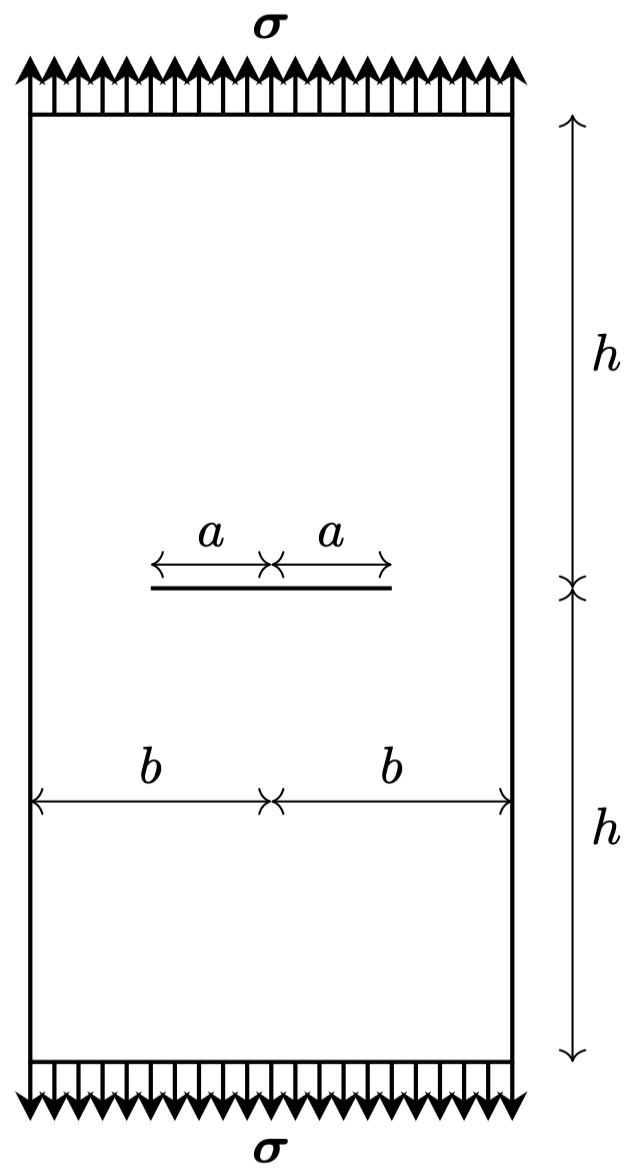
#> input picture examples/LEFM/images/central_cracked.png, 636 x 1172 px
$ python plot_central_cracked.py
#> lines starting #> are read from the running program, lines starting #| are printed output that depends on the picture
r"""
.. _ref_lefm_center_cracked:

LEFM: Center-Cracked Specimen
-----------------------------

This script analyzes a center-cracked test specimen using Linear Elastic Fracture Mechanics (LEFM) theory. It performs:

1. Calculation of the stress intensity factor ($K_I$) based on specimen geometry and material properties.
2. Evaluation of the critical force ($P_c$) as functions of crack length ($a$).
3. Numerical integration of compliance (C) and energy release rate (G) for the specimen.

The script applies Tada's formula :footcite:t:`lefm_Tada`, :footcite:t:`lefm_anderson` for the geometric correction factor and computes compliance using numerical integration.

.. footbibliography::

"""

###############################################################################
# Import necessary libraries
# --------------------------
import numpy as np
import matplotlib.pyplot as plt
import matplotlib.image as mpimg
import os
import shutil
import sys


sys.path.insert(0, os.path.abspath('../../'))
plt.style.use('../../graph.mplstyle')
import plot_config as pcfg


img = mpimg.imread('images/central_cracked.png')  # or .jpg, .tif, etc.
#> img is the input picture: shape (1172, 636, 4) float32; mean R, G, B, A 0.948, 0.948, 0.948, 1
plt.imshow(img)
plt.axis('off')

# [6 lines of commented-out code are left out]
color_main = pcfg.color_blue
color_secondary = pcfg.color_orangered
color_tertiary = pcfg.color_gold
color_quaternary = pcfg.color_green
color_analytical = pcfg.color_black


###############################################################################
# Parameters definition
# ---------------------
# Define material and specimen parameters
E  = 210  # Young's modulus (kN/mm^2)
nu = 0.3  # Poisson's ratio (-)
Gc = 0.0027  # Critical strain energy release rate (kN/mm)
Cparis = 10e-9  # Paris' Law constant C
m = 2.5          # Paris' Law exponent m
Ep = E / (1.0 - nu**2) # Plane strain modulus (kN/mm^2)


# %%
# Define specimen geometry
h = 3.0  # Half height (mm)
b = 1.0  # Half of the specimen width (mm)
B = 1.0  # Specimen thickness (mm)

# %%
# Crack length range and increment
a0 = 0.01  # Initial crack length (mm)
af = 0.99  # Final crack length (mm)
da = 0.0001  # Crack increment (mm)
a = np.arange(a0, af, da)  # Array of crack lengths


###############################################################################
# Define Tada's formula for the geometric correction factor
# ---------------------------------------------------------
# .. math::
#   f(a/b)= \sqrt{\frac{\pi a}{4 b} sec\left(\frac{\pi a}{2 b}\right)} \ \left[ 1.0 - 0.025\left(\frac{a}{b}\right)^2 + 0.06\left(\frac{a}{b}\right)^4 \right]
#
def geometry_factor(a, b):
    r"""
    Tada's formula for the geometric correction factor:
    f(a/b)= \sqrt{\frac{\pi a}{4 b} sec\left(\frac{\pi a}{2 b}\right)} \ \left[ 1.0 - 0.025\left(\frac{a}{b}\right)^2 + 0.06\left(\frac{a}{b}\right)^4 \right]

    - Accurate to within 0.1% for any a/b
    - Modification of Feddersen's formula (Tada 1973)
    """
    a_b = a / b
    a_b2 = a_b**2
    c1 = 1.0 - 0.025 * a_b2 + 0.06 * a_b2**2  # Polynomial term
    c2 = np.sqrt(1 / np.cos(np.pi / 2 * a_b)) # Secant term
    c3 = np.sqrt(np.pi * a / (4.0 * b))
    f_a_b = c1 * c2 * c3
    return f_a_b

# Calculate the geometric correction factor for all crack lengths
f_geometric = geometry_factor(a, b)

###############################################################################
# Calculate critical force
# ------------------------
# Critical force ($P_c$) based on LEFM
P_c = B * np.sqrt(b) * np.sqrt(Ep * Gc) / f_geometric


###############################################################################
# Compliance and stiffness calculations
# -------------------------------------
# Compliance (C) and stiffness (K) are calculated using numerical integration.
# The compliance of the specimen witout crack is given by:
C0 = h / (Ep * b)  # Compliance of specimen without crack


# Define integration function using trapezoidal or Simpson's rule
from scipy.integrate import cumulative_trapezoid, cumulative_simpson

# Calculate compliance (C) and stiffness (K)
alpha = 2.0 # the crack propagates in both directions (2a)
C = C0/B * (1 + B / C0 * alpha*2.0 / (Ep * B * b) * cumulative_trapezoid(f_geometric**2, a, initial=0))  # Compliance
K = 1.0 / C  # Stiffness

###############################################################################
# Plot: Stiffness ($K$) vs. crack length ($a$)
# --------------------------------------------
fig, ax1 = plt.subplots()

ax1.plot(a, K, color=color_analytical, linestyle='-')  # Plot K vs. a

ax1.set_xlabel(pcfg.crack_length_label)  # Label for crack length
ax1.set_ylabel(pcfg.stiffness_label)  # Label for stiffness
ax1.legend()

###############################################################################
# Plot: Compliance ($C$) vs. crack length ($a$)
# --------------------------------------------
fig, ax1 = plt.subplots()

ax1.plot(a, C, color=color_analytical, linestyle='-')

ax1.set_xlabel(pcfg.crack_length_label)
ax1.set_ylabel(pcfg.compliance_label)
ax1.legend()


###############################################################################
# dC/da term
# ----------
# This term is calculated as the derivative of compliance with respect to crack length
# note that the crack prpagates symetrically to the right and the left, so we use $2a$ for the derivative.
dCda_numerical = np.gradient(C, 2*a)

# %%
# Also is possible to obtain the relation directly by the following formula
dCda = 2*B*Gc / P_c**2

# Simple test to verify that the numerical and analytical dC/da are close
try:
    # Use a relative tolerance of 5% because numerical differentiation can
    # have inaccuracies.
    np.testing.assert_allclose(dCda_numerical, dCda, rtol=1e-2)
    print("Validation successful: Numerical dC/da matches analytical dC/da"
          " within tolerance.")
except AssertionError as e:
    print("Validation failed: Numerical and analytical dC/da do not match."
          f"\n{e}")


fig, ax1 = plt.subplots()
ax1.plot(a, dCda, color=color_analytical, linestyle='-', label='Analytical')  # Plot analytical dC/da
ax1.plot(a, dCda_numerical, color=color_quaternary, linestyle='--', label='Numerical')  # Plot numerical dC/da
ax1.grid(color='k', linestyle='-', linewidth=0.3)

ax1.set_xlabel(pcfg.crack_length_label)  # Label for crack length
ax1.set_ylabel(pcfg.dCda_label)
ax1.legend()


###############################################################################
# Plot: Critical force ($P_c$) vs. crack length ($a$)
# ---------------------------------------------------
fig, ax1 = plt.subplots()

ax1.plot(a, P_c, color=color_analytical, linestyle='-', linewidth=2.0)  # Plot P_c vs. a
ax1.plot(a, np.sqrt(2.0 *B* Gc / dCda), color=color_quaternary, linestyle='--', label='dCda')
ax1.set_xlabel(pcfg.crack_length_label)  # Label for crack length
ax1.set_ylabel(pcfg.critical_force_label)  # Label for critical force
ax1.legend()


###############################################################################
# Save results to file
# --------------------
# results = np.column_stack((a, P_c, C, dCda))
# header = "a\tPc\tC\tdCda"
# np.savetxt(os.path.join(results_folder, "center_cracked.lefm"),
#            results, fmt="%.6e", delimiter="\t", header=header, comments="")


###############################################################################
# Specific curves
# ---------------
def get_u_P(ap0, a, P_c, C, Gc=Gc):
    index_ap0 = np.argmin(np.abs(a - ap0))
    P_c_a0 = P_c[index_ap0]
    u_c_a0 = P_c_a0 * C[index_ap0]

    u = P_c[index_ap0:] * C[index_ap0:]
    P = P_c[index_ap0:]
    a = a[index_ap0:]

    u0 = np.linspace(0, u[0], 1000)
    u = np.concatenate((u0, u))
    P = np.concatenate((u0 / C[index_ap0], P))
    a = np.concatenate((u0 * 0 + a[0], a))
    W = Gc * (a - ap0)
    C = u / P
    E = P**2 * C / 2
    # E = P*u / 2
    return u, P, a, W, E, u_c_a0, P_c_a0

# %
# Define specific crack length points for the analysis
ap0_points = np.array([0.3, 0.5, 0.7])  # Specific crack length points
ap0_colors = np.array(["red", "blue", "green"])  # Colors for these points in plots
ap0_style = ["-", "--", "--"]  # Line styles for these points
ap0_label = np.array([f"$a_0$={ap0_points[0]} mm", f"$a_0$={ap0_points[1]} mm ", f"$a_0$={ap0_points[2]} mm"])  # Labels for legend
index_ap0 = np.zeros(len(ap0_points), dtype=int)  # Indices of these points in the crack length array

# Find the indices of the specific crack length points in the array
i = 0
for a_i in ap0_points:
    index_ap0[i] = np.argmin(np.abs(a - a_i))  # Find the closest index
    i += 1

u1, P1, a1, W1, E1, u_c_a01, P_c_a01 = get_u_P(ap0_points[0], a, P_c, C)
u2, P2, a2, W2, E2, u_c_a02, P_c_a02 = get_u_P(ap0_points[1], a, P_c, C)
u3, P3, a3, W3, E3, u_c_a03, P_c_a03 = get_u_P(ap0_points[2], a, P_c, C)


# header_curves = "a\tu\tP\tstrain_energy\tfracture_energy"
# results_1 = np.column_stack((a1, u1, P1, E1, W1))
# np.savetxt(
#     os.path.join(
#         results_folder,
#         f"a0_{str(ap0_points[0]).replace('.', '')}.lefm_problem"
#     ),
#     results_1, fmt="%.6e", delimiter="\t", header=header_curves, comments=""
# )

# results_2 = np.column_stack((a2, u2, P2, E2, W2))
# np.savetxt(
#     os.path.join(
#         results_folder,
#         f"a0_{str(ap0_points[1]).replace('.', '')}.lefm_problem"
#     ),
#     results_2, fmt="%.6e", delimiter="\t", header=header_curves, comments=""
# )

# results_3 = np.column_stack((a3, u3, P3, E3, W3))
# np.savetxt(
#     os.path.join(
#         results_folder,
#         f"a0_{str(ap0_points[2]).replace('.', '')}.lefm_problem"
#     ),
#     results_3, fmt="%.6e", delimiter="\t", header=header_curves, comments=""
# )

P_c_gc3 = B * np.sqrt(b) * np.sqrt(Ep * Gc*2) / f_geometric
P_c_gcdiv3 = B * np.sqrt(b) * np.sqrt(Ep * Gc / 2) / f_geometric
u2_gc3, P2_gc3, a2_gc3, W2_gc3, E2_gc3, u_c_a02_gc3, P_c_gc3 = get_u_P(ap0_points[1], a, P_c_gc3, C, Gc*2)
u2_gcdiv3, P2_gcdiv3, a2_gcdiv3, W2_gcdiv3, E2_gcdiv3, u_c_a02_gcdiv3, P_c_gcdiv3 = get_u_P(ap0_points[1], a, P_c_gcdiv3, C, Gc/2)

###############################################################################
# Plot: Displacement ($u$) vs. Force ($P$)
# ----------------------------------------
fig, ax1 = plt.subplots()

ax1.plot(u2_gcdiv3, P2_gcdiv3, color=color_secondary, linestyle='--', label=r"$G_c/2$")
ax1.plot(u2, P2, color=color_analytical, linestyle='-', label=r"$G_c$")
ax1.plot(u2_gc3, P2_gc3, color=color_tertiary, linestyle='-.', label=r"$2 G_c$")
ax1.set_xlim(0, 0.025)
ax1.set_ylim(0, 1.65)

ax1.set_xlabel(pcfg.displacement_label)
ax1.set_ylabel(pcfg.force_label)
ax1.legend()

# plt.savefig(os.path.join(results_folder, "compare_gc_force_vs_displacement"))
plt.show()
#> figure, not shown here; curve peaks at x = 0.01, y = 76.92
#> figure, not shown here; curve peaks at x = 0.99, y = 0.0462
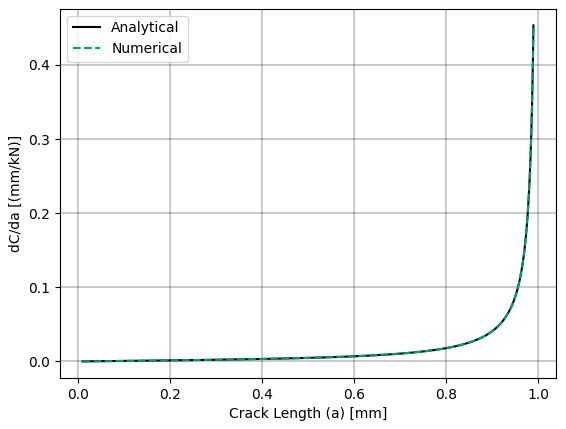
#> figure drawn by matplotlib, 1 panel; curve peaks at x = 0.99, y = 0.453; curve peaks at x = 0.99, y = 0.451
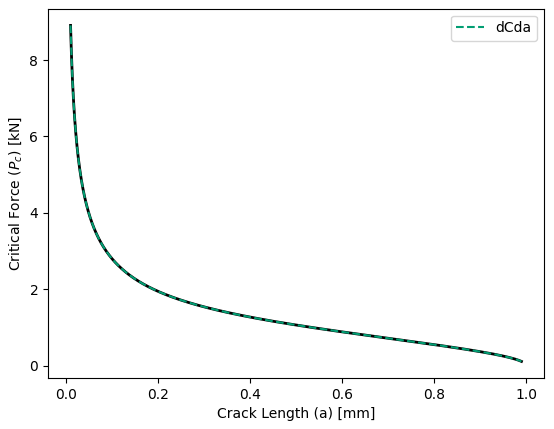
#> figure drawn by matplotlib, 1 panel; curve peaks at x = 0.01, y = 8.91; curve peaks at x = 0.01, y = 8.91
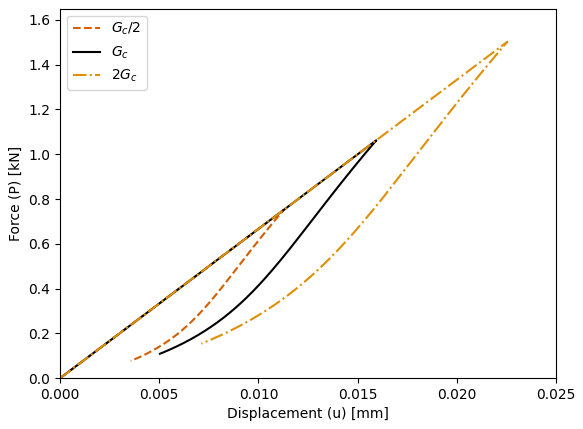
#> figure drawn by matplotlib, 1 panel


###############################################################################
# Plot: Displacement ($u$) vs. Force ($P$)
# ----------------------------------------
fig, ax1 = plt.subplots()

ax1.plot(u1, P1, color=color_secondary, linestyle='--', label=ap0_label[0])
ax1.plot(u2, P2, color=color_analytical, linestyle='-', label=ap0_label[1])
ax1.plot(u3, P3, color=color_main, linestyle='-.', label=ap0_label[2])

ax1.set_xlabel(pcfg.displacement_label)
ax1.set_ylabel(pcfg.force_label)
ax1.legend()
ax1.set_xlim(0, 0.025)
ax1.set_ylim(0, 1.65)
# plt.savefig(os.path.join(results_folder, "force_vs_displacement"))
plt.show()
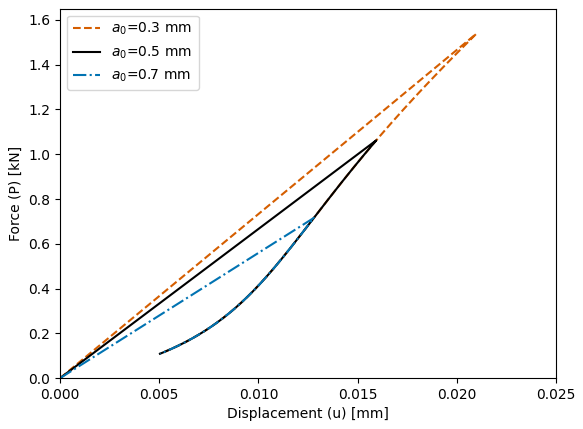
#> figure drawn by matplotlib, 1 panel

###############################################################################
# Plot: ($a$) vs. Energy ($E$)
# ----------------------------
fig, ax1 = plt.subplots()

ax1.plot(a1, E1, color=color_analytical, linestyle='-', label=ap0_label[0])
ax1.plot(a2, E2, color=color_secondary, linestyle='--', label=ap0_label[1])
ax1.plot(a3, E3, color=color_main, linestyle='--', label=ap0_label[2])

ax1.set_xlabel(pcfg.crack_length_label)
ax1.set_ylabel(pcfg.strain_energy_label)
ax1.legend()


###############################################################################
# Energy calculations for a0=0.3 mm
# ---------------------------------
fig, ax1 = plt.subplots()

ax1.plot(u1, a1, color=color_analytical, linestyle='-', label=ap0_label[0])
ax1.plot(u2, a2, color=color_secondary, linestyle='--', label=ap0_label[1])
ax1.plot(u3, a3, color=color_main, linestyle='--', label=ap0_label[2])

ax1.set_xlabel(pcfg.displacement_label)
ax1.set_ylabel(pcfg.crack_length_label)
ax1.legend()


###############################################################################
# Fatigue Life Calculation and Validation
# ---------------------------------------

a0_fatigue = 0.4 # Initial crack length [mm]
af_fatigue = 0.99 # Final crack length [mm]

# %%
# To perform the fatigue analysis in that range, will be needed to tlice the arrays to obtain the values of the compliance and crack area in that range.

def slice_array_by_values(a, value_1, value_2):
    """
    Returns a slice of the array `a` between the indices of the nearest values to `value_1` and `value_2`.

    Parameters:
    a (numpy.ndarray): The input array.
    value_1 (float): The first value to find in the array.
    value_2 (float): The second value to find in the array.

    Returns:
    numpy.ndarray: A new array sliced between the indices of the nearest values to `value_1` and `value_2`.
    """
    # Find the indices of the nearest values
    index_1 = (np.abs(a - value_1)).argmin()
    index_2 = (np.abs(a - value_2)).argmin()

    # Ensure index_1 is less than index_2
    if index_1 > index_2:
        index_1, index_2 = index_2, index_1

    # Return the sliced array
    return index_1, index_2 + 1

# %%
# Slice the arrays to obtain the fatigue region
i_o_1, i_f_1 = slice_array_by_values(a, a0_fatigue, af_fatigue)
a_fatigue = a[i_o_1:i_f_1]  # Crack lengths in the fatigue range
f_geometric_fatigue = f_geometric[i_o_1:i_f_1]
dCda_fatigue = dCda[i_o_1:i_f_1]  # Compliance derivative in the fatigue range

# This section calculates the fatigue life (number of cycles vs. crack length)
# using two theoretically equivalent LEFM approaches:
#
# 1. Stress-Based Method: Using the geometric factor f(a/W) to find Delta_K.
# 2. Energy-Based Method: Using the compliance derivative dC/da.
#
# The results are then compared to validate the numerical implementation.

# --- Fatigue Material Properties ---
AP = 33.0      # Applied cyclic force range (Delta_P) [kN]
Ni = 0         # Initial number of cycles

# --- Method 1: Fatigue Life from Geometric Factor ---
# Calculate the stress intensity factor range (Delta_K)
AK = AP / (B * np.sqrt(b)) * f_geometric_fatigue  # Stress intensity factor range
# Integrate Paris' Law: Nf = integral(1 / (C * (Delta_K)^m)) da
# For numerical stability, constant terms are pulled out of the integral.
Nf_f_geometric = Ni + 1/(Cparis * (AP/(B*np.sqrt(b)))**m) * \
    cumulative_trapezoid(1/(f_geometric_fatigue**m), a_fatigue, initial=0)
# Nf_f_geometric = Ni + cumulative_trapezoid(1 / (Cparis * AK**m), a, initial=0)

# --- Method 2: Fatigue Life from Compliance Derivative (dC/da) ---
# This uses the energy-based formulation of Paris' Law.
Nf_dCda = Ni + 1 / (Cparis * (Ep / (2 * B))**(m / 2) * AP**m) * \
    cumulative_trapezoid(1 / (dCda_fatigue)**(m / 2), a_fatigue, initial=0)

# --- Validation Test ---
# Verify that both methods produce nearly identical results. A small tolerance
# is required to account for numerical errors from integration and differentiation.
try:
    # Use a relative tolerance of 1% (rtol=1e-2).
    np.testing.assert_allclose(Nf_f_geometric, Nf_dCda, rtol=1e-2)
    print("Validation successful: Fatigue life calculations from geometric"
          " factor and dC/da are consistent.")
except AssertionError as e:
    print("Validation FAILED: The two fatigue life calculation methods do not"
          f" match.\n{e}")


###############################################################################
# Plot:
# -----
fig, ax1 = plt.subplots()

ax1.plot(Nf_f_geometric, a_fatigue, color=color_main, linestyle='-', label=r"geometric")
ax1.plot(Nf_dCda, a_fatigue, color=color_secondary, linestyle='--', label=r"dCda")

ax1.set_xlabel(pcfg.cycles_label)
ax1.set_ylabel(pcfg.crack_length_label)
ax1.legend()

plt.show()
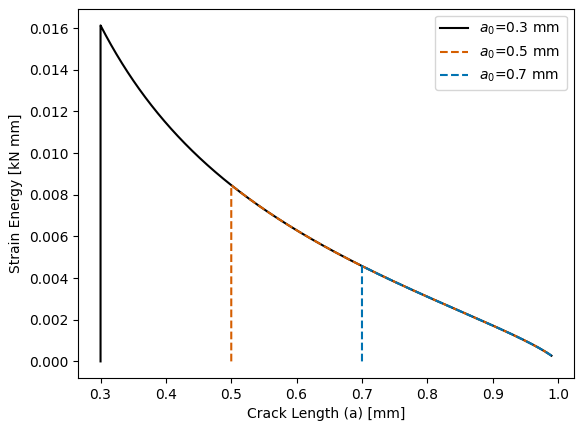
#> figure drawn by matplotlib, 1 panel
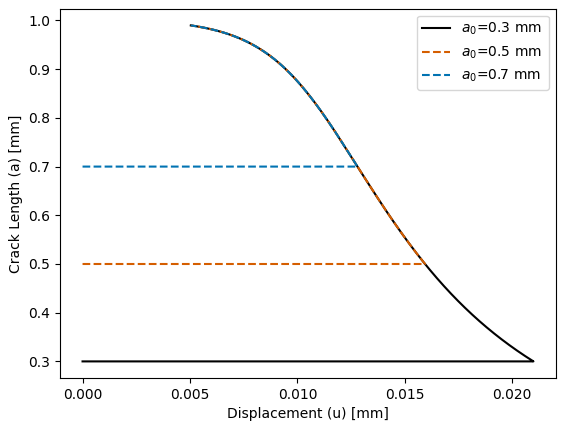
#> figure drawn by matplotlib, 1 panel
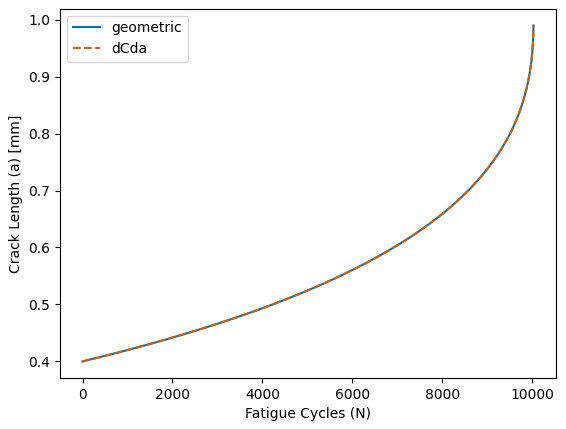
#> figure drawn by matplotlib, 1 panel; curve peaks at x = 10031.3, y = 0.99; curve peaks at x = 10031.3, y = 0.99

# header_fatigue = "cycles\ta"
# results_fatigue = np.column_stack((Nf_dCda, a_fatigue))
# np.savetxt(
#     os.path.join(
#         results_folder,
#         f"a_{str(a0_fatigue).replace('.', '')}_{str(af_fatigue).replace('.', '')}.lefm_fatigue"
#     ),
#     results_fatigue, fmt="%.6e", delimiter="\t", header=header_fatigue, comments=""
# )
